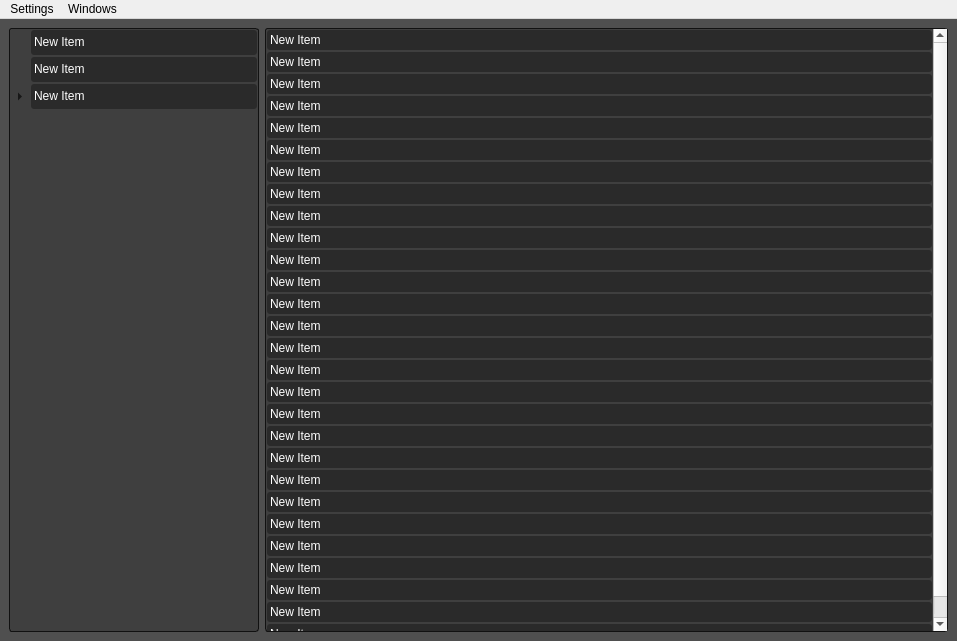
<?xml version="1.0" encoding="UTF-8"?>
<ui version="4.0">
 <class>MainWindow</class>
 <widget class="QMainWindow" name="MainWindow">
  <property name="enabled">
   <bool>true</bool>
  </property>
  <property name="geometry">
   <rect>
    <x>0</x>
    <y>0</y>
    <width>957</width>
    <height>641</height>
   </rect>
  </property>
  <property name="minimumSize">
   <size>
    <width>150</width>
    <height>150</height>
   </size>
  </property>
  <property name="windowTitle">
   <string>MainWindow</string>
  </property>
  <property name="styleSheet">
   <string notr="true">QMainWindow {
	background-color: #4F4F4F;
	border-radius: 3px;
	margin: 1px;
}</string>
  </property>
  <widget class="QWidget" name="centralwidget">
   <property name="minimumSize">
    <size>
     <width>70</width>
     <height>100</height>
    </size>
   </property>
   <property name="styleSheet">
    <string notr="true"/>
   </property>
   <layout class="QHBoxLayout" name="horizontalLayout">
    <item>
     <widget class="QTreeWidget" name="treeWidget">
      <property name="minimumSize">
       <size>
        <width>50</width>
        <height>50</height>
       </size>
      </property>
      <property name="maximumSize">
       <size>
        <width>250</width>
        <height>16777215</height>
       </size>
      </property>
      <property name="styleSheet">
       <string notr="true">QTreeWidget {
	background-color: #3F3F3F;
	border-radius: 3px;
	border: 1px solid #111;
	/*margin: 1px;*/
}
QTreeWidget::item {
	color: #ffffff;
	margin: 1px;
	background-color: #2A2A2A;
	border-radius: 3px;
	height: 25px;

}




 QScrollBar:vertical {
     border: 2px solid grey;
     background: #4F4F4F;
     width: 12px;
     margin: 22px 0 22px 0;
 }
 QScrollBar::handle:vertical {
     background: #2A2A2A;
     min-height: 20px;
	border-radius: 1px;
 }
 QScrollBar::add-line:vertical {
     border: 3px grey;
     background: #3F3F3F;
     height: 20px;
     subcontrol-position: bottom;
     subcontrol-origin: margin;
 }

 QScrollBar::sub-line:vertical {
     border: 5px;
     background: #3F3F3F;
     height: 20px;
     subcontrol-position: top;
     subcontrol-origin: margin;
 }
 QScrollBar::up-arrow:vertical, QScrollBar::down-arrow:vertical {
     border: 2px solid grey;
     background: 3F3F3F;
 }

 QScrollBar::add-page:vertical, QScrollBar::sub-page:vertical {
     background: none;
 }




 QScrollBar:horizontal {
     border: 2px solid grey;
     background: #4F4F4F;
     height: 12px;
     margin: 22px 0 22px 0;
 }

QScrollBar::handle:horizontal {
     background: #3F3F3F;
	min-width: 20px;
	border-radius: 1px;
}

QScrollBar::add-line:horizontal {
     border: 3px grey;
     background: #3F3F3F;
	width: 20px;
     subcontrol-position: bottom;
     subcontrol-origin: margin;
 }

QScrollBar::sub-line:horizontal {
     border: 5px;
     background: #3F3F3F;
	width: 120px;
     subcontrol-position: top;
     subcontrol-origin: margin;
 }

QScrollBar:left-arrow:horizontal, QScrollBar::right-arrow:horizontal {
     border: 2px solid grey;
     background: 3F3F3F;
}

QScrollBar::add-page:horizontal, QScrollBar::sub-page:horizontal {
    background: none;
}</string>
      </property>
      <property name="headerHidden">
       <bool>true</bool>
      </property>
      <column>
       <property name="text">
        <string>1</string>
       </property>
      </column>
      <item>
       <property name="text">
        <string>New Item</string>
       </property>
      </item>
      <item>
       <property name="text">
        <string>New Item</string>
       </property>
      </item>
      <item>
       <property name="text">
        <string>New Item</string>
       </property>
       <item>
        <property name="text">
         <string>New Subitem</string>
        </property>
       </item>
       <item>
        <property name="text">
         <string>New Item</string>
        </property>
       </item>
       <item>
        <property name="text">
         <string>New Item</string>
        </property>
       </item>
       <item>
        <property name="text">
         <string>New Item</string>
        </property>
       </item>
      </item>
     </widget>
    </item>
    <item>
     <widget class="QListWidget" name="listWidget">
      <property name="styleSheet">
       <string notr="true">QListWidget {
	background-color: #3F3F3F;
	border-radius: 3px;
	border: 1px solid #111;
	/*margin: 1px;*/
}
QListWidget::item {
	color: #ffffff;
	margin: 1px;
	background-color: #2A2A2A;
	border-radius: 3px;
	height: 20px;

}
 QScrollBar:vertical {
     border: 2px solid grey;
     background: #4F4F4F;
     width: 12px;
     margin: 22px 0 22px 0;
 }
 QScrollBar::handle:vertical {
     background: #2A2A2A;
     min-height: 20px;
	border-radius: 1px;
 }
 QScrollBar::add-line:vertical {
     border: 3px grey;
     background: #3F3F3F;
     height: 20px;
     subcontrol-position: bottom;
     subcontrol-origin: margin;
 }

 QScrollBar::sub-line:vertical {
     border: 5px;
     background: #3F3F3F;
     height: 20px;
     subcontrol-position: top;
     subcontrol-origin: margin;
 }
 QScrollBar::up-arrow:vertical, QScrollBar::down-arrow:vertical {
     border: 2px solid grey;
     background: 3F3F3F;
 }

 QScrollBar::add-page:vertical, QScrollBar::sub-page:vertical {
     background: none;
 }
/*QTreeWidget::branch:selected {
    color: #CCE5FF;
    border: 1px solid #99C2FF;
    border-radius: 2px;
}
QTreeWidget::item:selected {
    border: none;
	color: #ffffff;
}*/</string>
      </property>
      <item>
       <property name="text">
        <string>New Item</string>
       </property>
      </item>
      <item>
       <property name="text">
        <string>New Item</string>
       </property>
      </item>
      <item>
       <property name="text">
        <string>New Item</string>
       </property>
      </item>
      <item>
       <property name="text">
        <string>New Item</string>
       </property>
      </item>
      <item>
       <property name="text">
        <string>New Item</string>
       </property>
      </item>
      <item>
       <property name="text">
        <string>New Item</string>
       </property>
      </item>
      <item>
       <property name="text">
        <string>New Item</string>
       </property>
      </item>
      <item>
       <property name="text">
        <string>New Item</string>
       </property>
      </item>
      <item>
       <property name="text">
        <string>New Item</string>
       </property>
      </item>
      <item>
       <property name="text">
        <string>New Item</string>
       </property>
      </item>
      <item>
       <property name="text">
        <string>New Item</string>
       </property>
      </item>
      <item>
       <property name="text">
        <string>New Item</string>
       </property>
      </item>
      <item>
       <property name="text">
        <string>New Item</string>
       </property>
      </item>
      <item>
       <property name="text">
        <string>New Item</string>
       </property>
      </item>
      <item>
       <property name="text">
        <string>New Item</string>
       </property>
      </item>
      <item>
       <property name="text">
        <string>New Item</string>
       </property>
      </item>
      <item>
       <property name="text">
        <string>New Item</string>
       </property>
      </item>
      <item>
       <property name="text">
        <string>New Item</string>
       </property>
      </item>
      <item>
       <property name="text">
        <string>New Item</string>
       </property>
      </item>
      <item>
       <property name="text">
        <string>New Item</string>
       </property>
      </item>
      <item>
       <property name="text">
        <string>New Item</string>
       </property>
      </item>
      <item>
       <property name="text">
        <string>New Item</string>
       </property>
      </item>
      <item>
       <property name="text">
        <string>New Item</string>
       </property>
      </item>
      <item>
       <property name="text">
        <string>New Item</string>
       </property>
      </item>
      <item>
       <property name="text">
        <string>New Item</string>
       </property>
      </item>
      <item>
       <property name="text">
        <string>New Item</string>
       </property>
      </item>
      <item>
       <property name="text">
        <string>New Item</string>
       </property>
      </item>
      <item>
       <property name="text">
        <string>New Item</string>
       </property>
      </item>
     </widget>
    </item>
   </layout>
  </widget>
  <widget class="QMenuBar" name="menubar">
   <property name="geometry">
    <rect>
     <x>0</x>
     <y>0</y>
     <width>957</width>
     <height>18</height>
    </rect>
   </property>
   <widget class="QMenu" name="menu">
    <property name="title">
     <string>Windows</string>
    </property>
    <addaction name="actionContent_browser"/>
    <addaction name="actionLog"/>
    <addaction name="actionLogic_map_editor"/>
   </widget>
   <widget class="QMenu" name="menuSettings">
    <property name="title">
     <string>Settings</string>
    </property>
    <addaction name="actionMain_settings"/>
   </widget>
   <addaction name="menuSettings"/>
   <addaction name="menu"/>
  </widget>
  <action name="actionContent_browser">
   <property name="text">
    <string>Content browser</string>
   </property>
  </action>
  <action name="actionLog">
   <property name="text">
    <string>Log editor</string>
   </property>
  </action>
  <action name="actionLogic_map_editor">
   <property name="text">
    <string>Logic map editor</string>
   </property>
  </action>
  <action name="actionMain_settings">
   <property name="text">
    <string>Main settings</string>
   </property>
  </action>
 </widget>
 <resources/>
 <connections/>
</ui>
